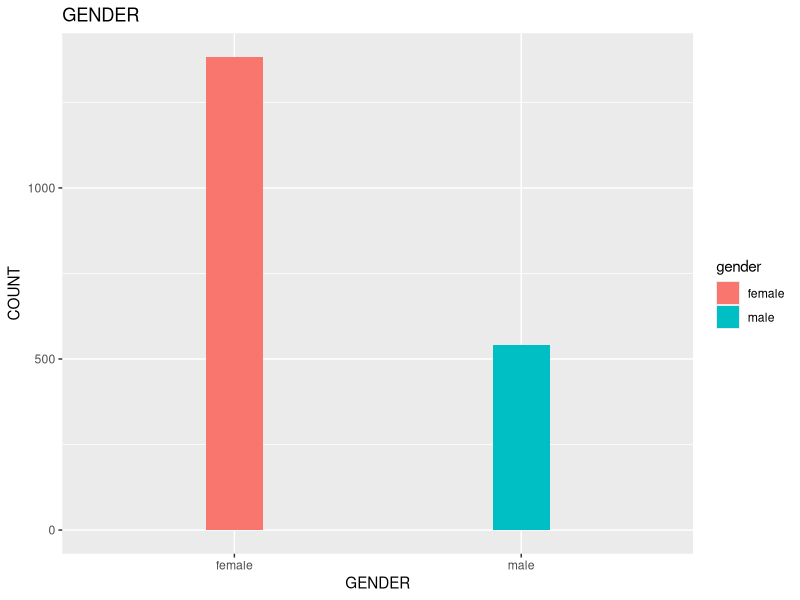
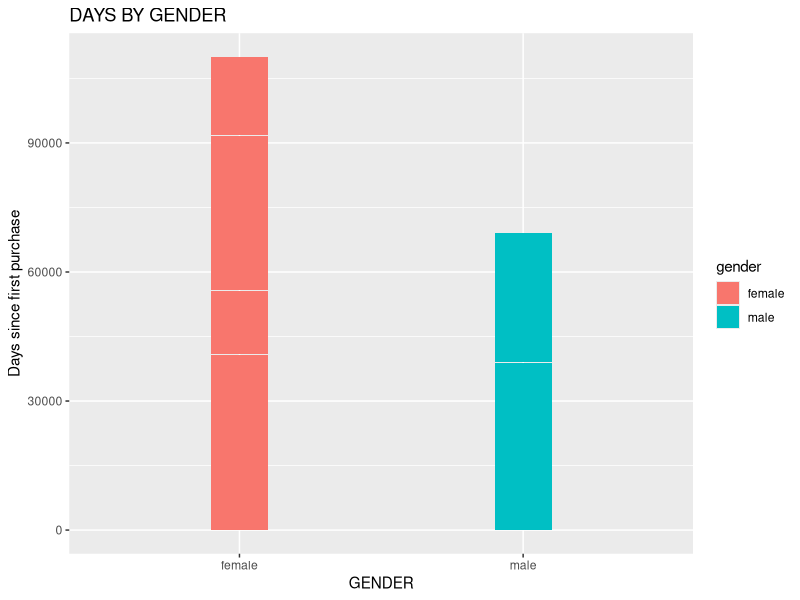
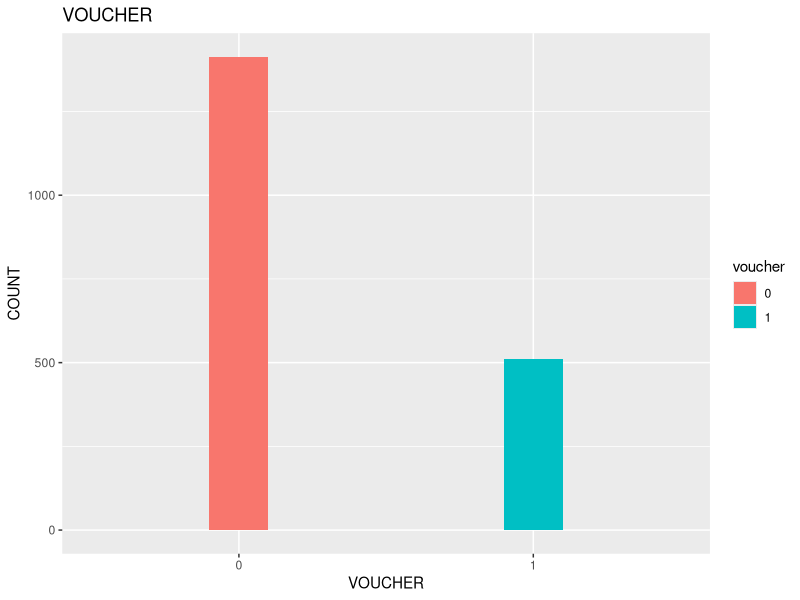
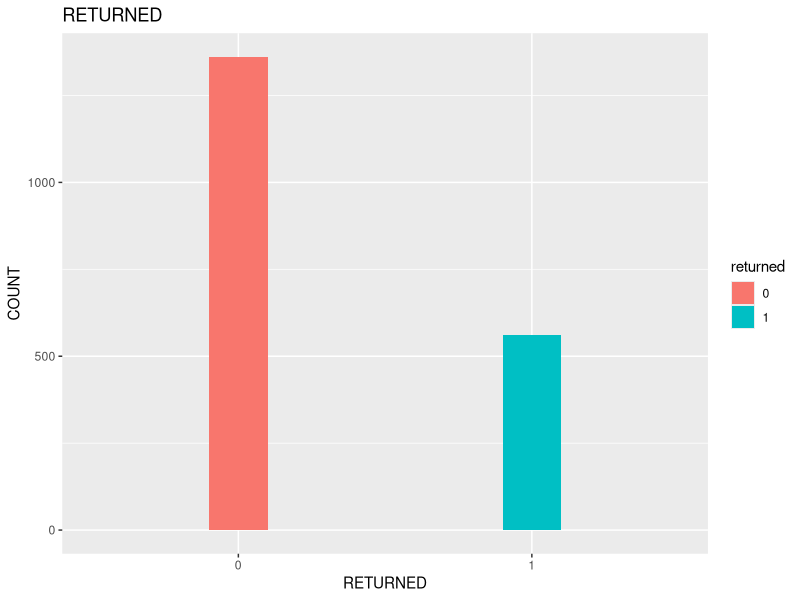
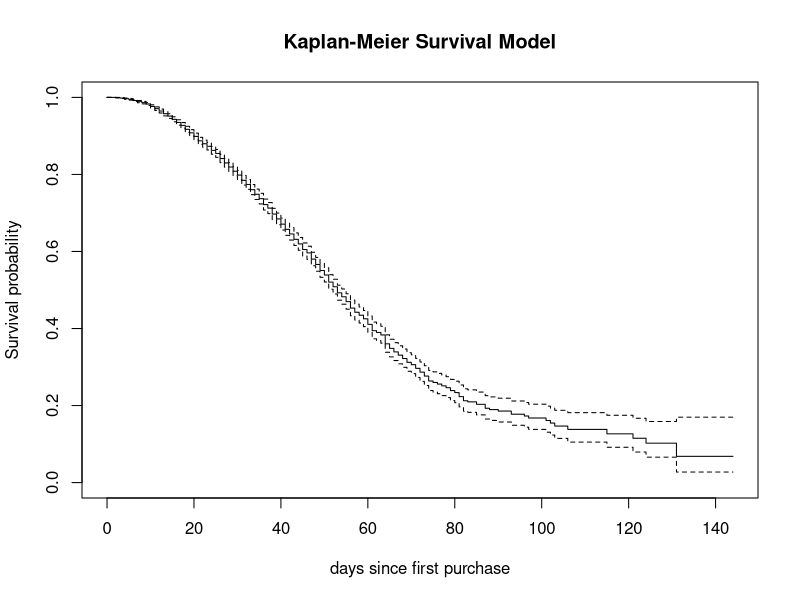

The R source for these figures, in order: (Note: this script raises an error after producing the figures.)
#start! 

library(dplyr)
#install.packages("ggplot2")
library(ggplot2)
library(survival)
library(survminer)

#set wd(path)
setwd("/Users/reign/Downloads") 

#read data
surv = read.csv("survivalDataExercise (1).csv")

#setting data for event which means churning
surv %>%
  summary()
surv = surv %>% mutate(event = ifelse(boughtAgain==1, 0, 1),
                       gender = as.factor(gender),
                       voucher = as.factor(voucher),
                       returned = as.factor(returned),
                       boughtAgain = as.factor(boughtAgain))

#visuallization (EDA)
surv %>%
  group_by(gender) %>%
  tally(event) %>%
  ggplot(aes(x=gender, y=n, fill = gender)) +
  geom_bar(width = 0.2, stat = 'identity', position = 'stack') +
  ylab("COUNT") +
  xlab("GENDER") +
  ggtitle("GENDER")

surv %>%
  ggplot(aes(x=gender, y=daysSinceFirstPurch, fill = gender)) +
  geom_bar(width = 0.2, stat = 'identity', position = 'stack') +
  ylab("Days since first purchase") +
  xlab("GENDER") +
  ggtitle("DAYS BY GENDER")

surv %>%
  group_by(voucher) %>%
  tally(event) %>%
  ggplot(aes(x=voucher, y=n, fill = voucher)) +
  geom_bar(width = 0.2, stat = 'identity', position = 'stack') +
  ylab("COUNT") +
  xlab("VOUCHER") +
  ggtitle("VOUCHER")

surv %>%
  group_by(returned) %>%
  tally(event) %>%
  ggplot(aes(x=returned, y=n, fill = returned)) +
  geom_bar(width = 0.2, stat = 'identity', position = 'stack') +
  ylab("COUNT") +
  xlab("RETURNED") +
  ggtitle("RETURNED")

#km######## modeling 카플란 마이어에서 비례위험 가정을 확인한다.
survObj = Surv(surv$daysSinceFirstPurch, surv$event)
survObj #이게 콕스모델에서의 종속변수. = target for cox model as well
#check the curve
km.model <- survfit(survObj ~ 1, data = surv, type="kaplan-meier")
summary(km.model)
plot(km.model,
     conf.int = TRUE, 
     xlab = "days since first purchase", 
     ylab = "Survival probability", 
     main = "Kaplan-Meier Survival Model")

ggsurvplot(km.model,
           risk.table = "nrisk_cumcensor", # Add risk table
           ggtheme = theme_bw(), # Change ggplot2 theme
           palette = c("#2E9FDF"),
           title ='Kaplan-Meier Survival Model', 
           legend = 'none')

#surv curve per factor

surv_plots <- list()

surv_plots[[1]] = ggsurvplot(survfit(Surv(daysSinceFirstPurch, event) ~ gender, data = surv), conf.int = TRUE,
                             title = 'Kaplan-Meier for Gender', xlab = 'Time')
ggsurvplot(survfit(Surv(daysSinceFirstPurch, event) ~ gender, data = surv), conf.int = TRUE,
           title = 'Kaplan-Meier for Gender', xlab = 'Time')
surv_plots[[2]] = ggsurvplot(survfit(Surv(daysSinceFirstPurch,event) ~ voucher, data = surv), conf.int = TRUE,
                             title = 'Kaplan-Meier  for voucher', xlab = 'Time')
surv_plots[[3]] = ggsurvplot(survfit(Surv(daysSinceFirstPurch,event) ~ returned, data = surv), conf.int = TRUE,
                             title = 'Kaplan-Meier  for returned', xlab = 'Time')
#surv_plots[[4]] = ggsurvplot(survfit(Surv(tenure, event) ~ Dependents, data = df), conf.int = TRUE, title = 'Kaplan-Meier  for Dependents', xlab = 'Time')

arrange_ggsurvplots(surv_plots, nrow = 2, ncol = 2)

#비례위험 가정에 문제가 있는 것 같다..!!! 주의

#logrank test

survdiff(Surv(daysSinceFirstPurch, event) ~ gender, data = surv)

survdiff(Surv(daysSinceFirstPurch, event) ~ voucher, data = surv)

survdiff(Surv(daysSinceFirstPurch, event) ~ returned, data = surv)

#두 그래프는 세 변수에서 모두 유의미한 차이를 보인다는 것이 검증됐다.

#해석 ~ check the insights




#####cox hazard ratio##########

cx.model = coxph(Surv(daysSinceFirstPurch, event) ~ gender+voucher+returned,data=surv)
summary(cx.model)

# Using ggforest for visualization 
ggforest(cx.model)

#modeling
require("rms")
cph.model <- cph(Surv(daysSinceFirstPurch, event) ~ gender+voucher+returned,data=surv,
                 x = TRUE, y = TRUE, surv = TRUE)
print(cph.model)

summary(cph.model)

exp(cph.model$coefficients)


#비례위험가정 검토 (위험비는 시간에 따라 일정하다. 위험의 비는 고정, 시간에 비례해서 움직일 뿐)

cox.zph(cx.model) #시간과 잔차 간의 독립성 검정

plot(cox.zph(cx.model), var = 1)

plot(cox.zph(cx.model), var = 2)

plot(cox.zph(cx.model), var = 3)


library(KMsurv)

#back to km 

km.model2 <- survfit(survObj ~ gender, data = surv, type="kaplan-meier")
summary(km.model2)

plot(km.model2, mark.time=F, fun='cloglog',lty=2:3,col=c('red','blue'),xlab='time (days)',ylab="loglogSurvival")
legend("bottomright",lty=2:3,legend=c("female","male"),bty="n", text.font=2, lwd=2, col=c('red','blue'))
plot(km.model2,  mark.time=F, fun='cumhaz',lty=2:3,col=c('red','blue'),xlab='time (days)',ylab="Cumulative Hazard")
legend("bottomright",lty=2:3,legend=c("female","male"),bty="n", text.font=2, lwd=2, col=c('red','blue'))




#비례위험가정 균열 발견
#교정이 필요함

#solution1 #교호작용을 통제
cx.model2 = coxph(Surv(daysSinceFirstPurch, event) ~ voucher+returned+gender*daysSinceFirstPurch,data=surv)

cx.model3 = coxph(Surv(daysSinceFirstPurch, event) ~ strata(gender)+voucher+returned,data=surv)

summary(cx.model2)#3
#시간과 남자성별의 유의미한 교호작용 발견
#남자의 시간과의 교호작용은 여자에 비해 위험율이 1%감소한다. 여자가 시간에 더 많은 영향을 받는다.

#solution 2 #층화작업
co1 =  coxph(Surv(daysSinceFirstPurch, event) ~ voucher+returned, data=surv[surv$gender== "female",])
co2 =  coxph(Surv(daysSinceFirstPurch, event) ~ voucher+returned, data=surv[surv$gender== "male",])
summary(co1)
summary(co2)
coef(co1)
coef(co2)
coef(cx.model2)
coef(cx.model3)
